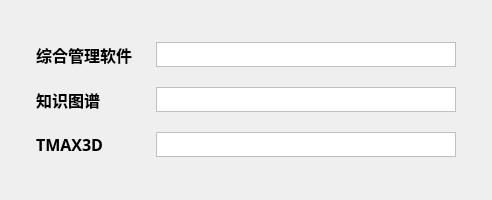
<?xml version="1.0" encoding="UTF-8"?>
<ui version="4.0">
 <class>MainWindowSettingClass</class>
 <widget class="QWidget" name="MainWindowSettingClass">
  <property name="geometry">
   <rect>
    <x>0</x>
    <y>0</y>
    <width>492</width>
    <height>200</height>
   </rect>
  </property>
  <property name="windowTitle">
   <string>软件配置</string>
  </property>
  <property name="windowIcon">
   <iconset>
    <normaloff>../res/icon.ico</normaloff>../res/icon.ico</iconset>
  </property>
  <layout class="QGridLayout" name="gridLayout">
   <item row="0" column="0">
    <layout class="QVBoxLayout" name="verticalLayout">
     <property name="spacing">
      <number>20</number>
     </property>
     <item>
      <spacer name="verticalSpacer">
       <property name="orientation">
        <enum>Qt::Vertical</enum>
       </property>
       <property name="sizeHint" stdset="0">
        <size>
         <width>20</width>
         <height>40</height>
        </size>
       </property>
      </spacer>
     </item>
     <item>
      <layout class="QHBoxLayout" name="horizontalLayout">
       <property name="spacing">
        <number>20</number>
       </property>
       <item>
        <spacer name="horizontalSpacer">
         <property name="orientation">
          <enum>Qt::Horizontal</enum>
         </property>
         <property name="sizeHint" stdset="0">
          <size>
           <width>40</width>
           <height>20</height>
          </size>
         </property>
        </spacer>
       </item>
       <item>
        <widget class="QLabel" name="label">
         <property name="minimumSize">
          <size>
           <width>100</width>
           <height>25</height>
          </size>
         </property>
         <property name="maximumSize">
          <size>
           <width>100</width>
           <height>25</height>
          </size>
         </property>
         <property name="font">
          <font>
           <family>黑体</family>
           <pointsize>12</pointsize>
           <weight>75</weight>
           <bold>true</bold>
          </font>
         </property>
         <property name="text">
          <string>综合管理软件</string>
         </property>
        </widget>
       </item>
       <item>
        <widget class="QLineEdit" name="lineEdit">
         <property name="minimumSize">
          <size>
           <width>300</width>
           <height>25</height>
          </size>
         </property>
         <property name="maximumSize">
          <size>
           <width>300</width>
           <height>25</height>
          </size>
         </property>
         <property name="font">
          <font>
           <family>黑体</family>
           <pointsize>12</pointsize>
           <weight>50</weight>
           <bold>false</bold>
          </font>
         </property>
         <property name="styleSheet">
          <string notr="true">QLineEdit {
    border: 1px solid rgb(192, 192, 192); /* 默认边框颜色 */
}
QLineEdit:focus {
    border: 1px solid rgb(50, 170, 233); /* 焦点时的边框颜色 */
    outline: none;                       /* 移除默认虚线框 */
}</string>
         </property>
         <property name="text">
          <string/>
         </property>
        </widget>
       </item>
       <item>
        <spacer name="horizontalSpacer_2">
         <property name="orientation">
          <enum>Qt::Horizontal</enum>
         </property>
         <property name="sizeHint" stdset="0">
          <size>
           <width>40</width>
           <height>20</height>
          </size>
         </property>
        </spacer>
       </item>
      </layout>
     </item>
     <item>
      <layout class="QHBoxLayout" name="horizontalLayout_2">
       <property name="spacing">
        <number>20</number>
       </property>
       <item>
        <spacer name="horizontalSpacer_3">
         <property name="orientation">
          <enum>Qt::Horizontal</enum>
         </property>
         <property name="sizeHint" stdset="0">
          <size>
           <width>40</width>
           <height>20</height>
          </size>
         </property>
        </spacer>
       </item>
       <item>
        <widget class="QLabel" name="label_2">
         <property name="minimumSize">
          <size>
           <width>100</width>
           <height>25</height>
          </size>
         </property>
         <property name="maximumSize">
          <size>
           <width>100</width>
           <height>25</height>
          </size>
         </property>
         <property name="font">
          <font>
           <family>黑体</family>
           <pointsize>12</pointsize>
           <weight>75</weight>
           <bold>true</bold>
          </font>
         </property>
         <property name="text">
          <string>知识图谱</string>
         </property>
        </widget>
       </item>
       <item>
        <widget class="QLineEdit" name="lineEdit_2">
         <property name="minimumSize">
          <size>
           <width>300</width>
           <height>25</height>
          </size>
         </property>
         <property name="maximumSize">
          <size>
           <width>300</width>
           <height>25</height>
          </size>
         </property>
         <property name="font">
          <font>
           <family>黑体</family>
           <pointsize>12</pointsize>
           <weight>50</weight>
           <bold>false</bold>
          </font>
         </property>
         <property name="styleSheet">
          <string notr="true">QLineEdit {
    border: 1px solid rgb(192, 192, 192); /* 默认边框颜色 */
}
QLineEdit:focus {
    border: 1px solid rgb(50, 170, 233); /* 焦点时的边框颜色 */
    outline: none;                       /* 移除默认虚线框 */
}</string>
         </property>
         <property name="text">
          <string/>
         </property>
        </widget>
       </item>
       <item>
        <spacer name="horizontalSpacer_4">
         <property name="orientation">
          <enum>Qt::Horizontal</enum>
         </property>
         <property name="sizeHint" stdset="0">
          <size>
           <width>40</width>
           <height>20</height>
          </size>
         </property>
        </spacer>
       </item>
      </layout>
     </item>
     <item>
      <layout class="QHBoxLayout" name="horizontalLayout_3">
       <property name="spacing">
        <number>20</number>
       </property>
       <item>
        <spacer name="horizontalSpacer_5">
         <property name="orientation">
          <enum>Qt::Horizontal</enum>
         </property>
         <property name="sizeHint" stdset="0">
          <size>
           <width>40</width>
           <height>20</height>
          </size>
         </property>
        </spacer>
       </item>
       <item>
        <widget class="QLabel" name="label_3">
         <property name="minimumSize">
          <size>
           <width>100</width>
           <height>25</height>
          </size>
         </property>
         <property name="maximumSize">
          <size>
           <width>100</width>
           <height>25</height>
          </size>
         </property>
         <property name="font">
          <font>
           <family>黑体</family>
           <pointsize>12</pointsize>
           <weight>75</weight>
           <bold>true</bold>
          </font>
         </property>
         <property name="text">
          <string>TMAX3D</string>
         </property>
        </widget>
       </item>
       <item>
        <widget class="QLineEdit" name="lineEdit_3">
         <property name="minimumSize">
          <size>
           <width>300</width>
           <height>25</height>
          </size>
         </property>
         <property name="maximumSize">
          <size>
           <width>300</width>
           <height>25</height>
          </size>
         </property>
         <property name="font">
          <font>
           <family>黑体</family>
           <pointsize>12</pointsize>
           <weight>50</weight>
           <bold>false</bold>
          </font>
         </property>
         <property name="styleSheet">
          <string notr="true">QLineEdit {
    border: 1px solid rgb(192, 192, 192); /* 默认边框颜色 */
}
QLineEdit:focus {
    border: 1px solid rgb(50, 170, 233); /* 焦点时的边框颜色 */
    outline: none;                       /* 移除默认虚线框 */
}</string>
         </property>
         <property name="text">
          <string/>
         </property>
        </widget>
       </item>
       <item>
        <spacer name="horizontalSpacer_6">
         <property name="orientation">
          <enum>Qt::Horizontal</enum>
         </property>
         <property name="sizeHint" stdset="0">
          <size>
           <width>40</width>
           <height>20</height>
          </size>
         </property>
        </spacer>
       </item>
      </layout>
     </item>
     <item>
      <spacer name="verticalSpacer_2">
       <property name="orientation">
        <enum>Qt::Vertical</enum>
       </property>
       <property name="sizeHint" stdset="0">
        <size>
         <width>20</width>
         <height>40</height>
        </size>
       </property>
      </spacer>
     </item>
    </layout>
   </item>
  </layout>
 </widget>
 <layoutdefault spacing="6" margin="11"/>
 <resources/>
 <connections/>
</ui>
